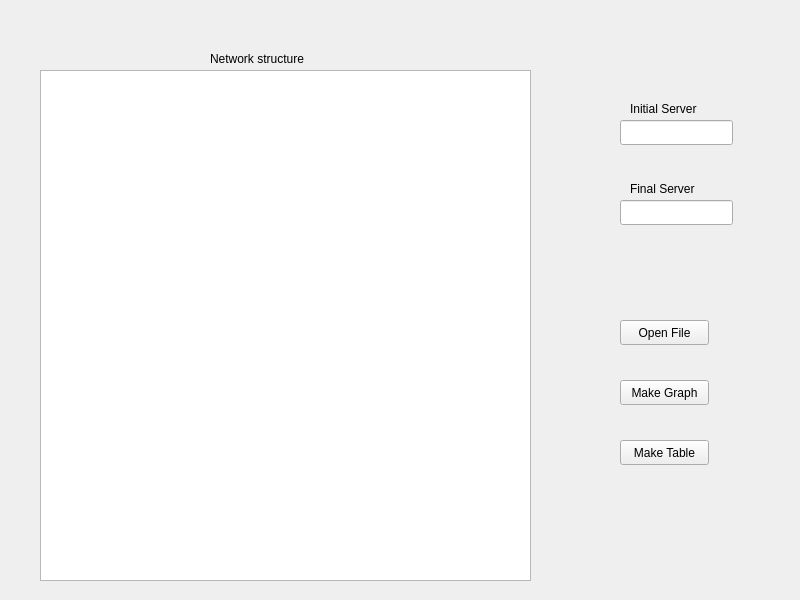
<?xml version="1.0" encoding="UTF-8"?>
<ui version="4.0">
 <class>MainWindow</class>
 <widget class="QMainWindow" name="MainWindow">
  <property name="geometry">
   <rect>
    <x>0</x>
    <y>0</y>
    <width>800</width>
    <height>600</height>
   </rect>
  </property>
  <property name="windowTitle">
   <string>MainWindow</string>
  </property>
  <widget class="QWidget" name="centralwidget">
   <widget class="QTextEdit" name="editor">
    <property name="geometry">
     <rect>
      <x>40</x>
      <y>70</y>
      <width>491</width>
      <height>511</height>
     </rect>
    </property>
   </widget>
   <widget class="QLabel" name="label">
    <property name="geometry">
     <rect>
      <x>210</x>
      <y>50</y>
      <width>131</width>
      <height>17</height>
     </rect>
    </property>
    <property name="text">
     <string>Network structure</string>
    </property>
   </widget>
   <widget class="QLineEdit" name="initialServer">
    <property name="geometry">
     <rect>
      <x>620</x>
      <y>120</y>
      <width>113</width>
      <height>25</height>
     </rect>
    </property>
   </widget>
   <widget class="QLineEdit" name="finalServer">
    <property name="geometry">
     <rect>
      <x>620</x>
      <y>200</y>
      <width>113</width>
      <height>25</height>
     </rect>
    </property>
   </widget>
   <widget class="QLabel" name="label_2">
    <property name="geometry">
     <rect>
      <x>630</x>
      <y>100</y>
      <width>91</width>
      <height>17</height>
     </rect>
    </property>
    <property name="text">
     <string>Initial Server</string>
    </property>
   </widget>
   <widget class="QLabel" name="label_3">
    <property name="geometry">
     <rect>
      <x>630</x>
      <y>180</y>
      <width>81</width>
      <height>17</height>
     </rect>
    </property>
    <property name="text">
     <string>Final Server</string>
    </property>
   </widget>
   <widget class="QPushButton" name="openFileButton">
    <property name="geometry">
     <rect>
      <x>620</x>
      <y>320</y>
      <width>89</width>
      <height>25</height>
     </rect>
    </property>
    <property name="text">
     <string>Open File</string>
    </property>
   </widget>
   <widget class="QPushButton" name="makeGraphButton">
    <property name="geometry">
     <rect>
      <x>620</x>
      <y>380</y>
      <width>89</width>
      <height>25</height>
     </rect>
    </property>
    <property name="text">
     <string>Make Graph</string>
    </property>
   </widget>
   <widget class="QPushButton" name="makeTableButton">
    <property name="geometry">
     <rect>
      <x>620</x>
      <y>440</y>
      <width>89</width>
      <height>25</height>
     </rect>
    </property>
    <property name="text">
     <string>Make Table</string>
    </property>
   </widget>
  </widget>
 </widget>
 <resources/>
 <connections/>
</ui>
